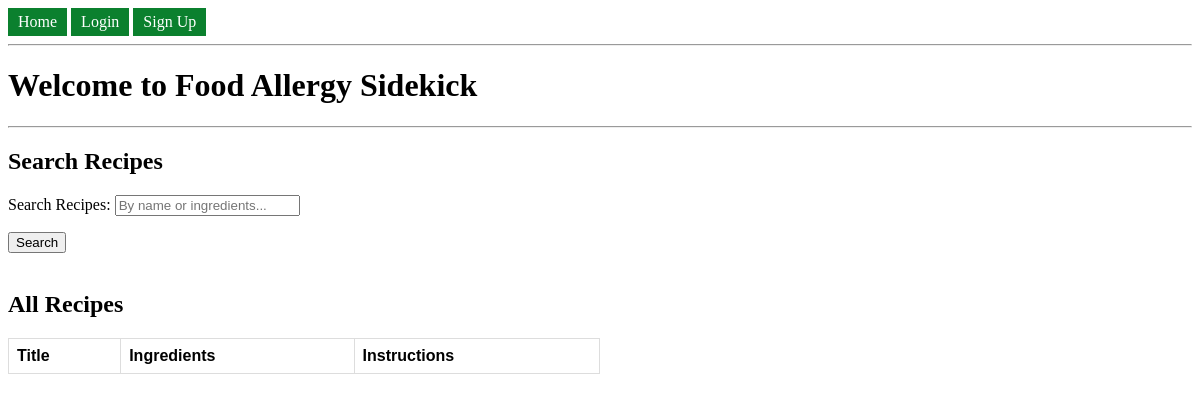
Before: / with the older database file.
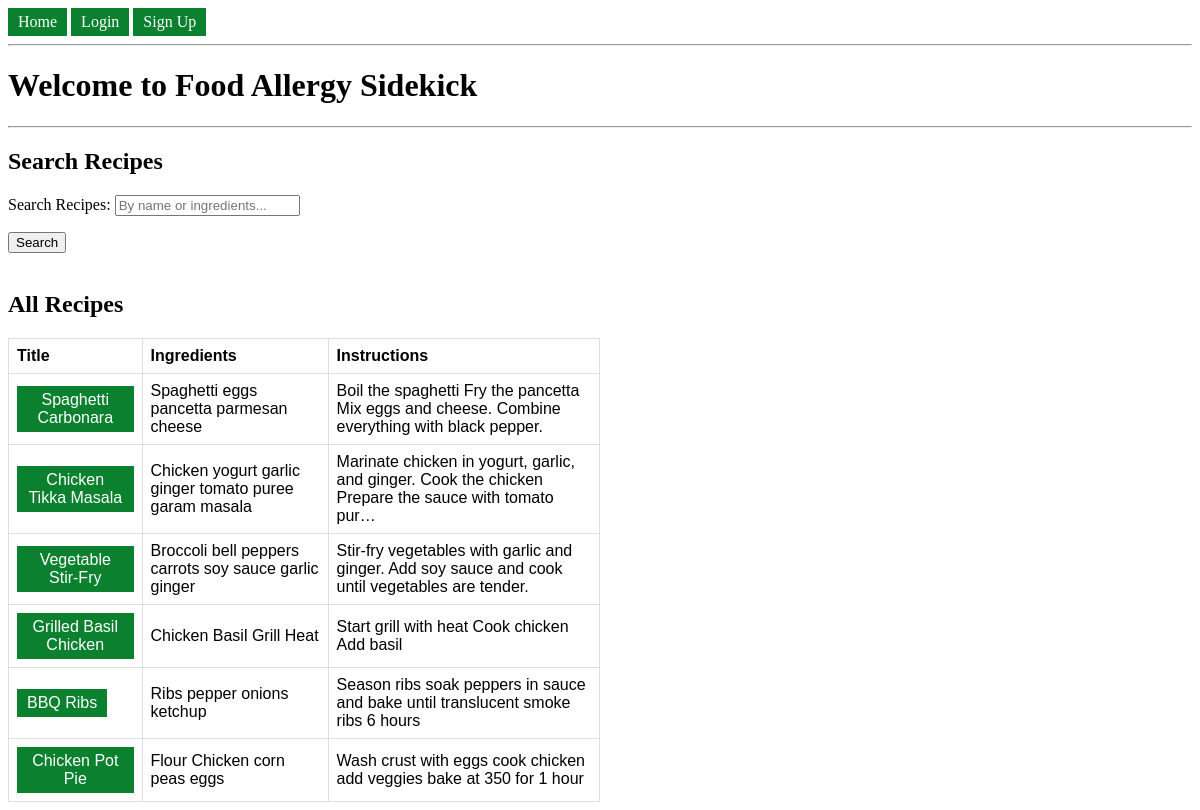
After: the same page with the newer database file.
### recipes/models.py (models this page shows, shortened)
class Recipe(models.Model):
    title = models.CharField(max_length=255)
    ingredients = models.TextField()
    instructions = models.TextField()
    image = models.ImageField(upload_to='recipe_images/', blank=True, null=True, default='recipe_images/food_icon.jpg')
    user = models.ForeignKey(User, on_delete=models.CASCADE, default=1)

### profiles/views.py (the view)
# urls.py: 2. Add a URL to urlpatterns:  path('', views.home, name='home')
def home(request):
    form = RecipeSearchForm()
    recipes = Recipe.objects.all()
    if request.GET.get('query'):
            form = RecipeSearchForm(request.GET)
            if form.is_valid():
                query = form.cleaned_data['query']
                recipes = Recipe.objects.filter(title__icontains=query) | Recipe.objects.filter(ingredients__icontains=query)
    return render(request, 'home.html', {
        'form': form,
        'recipes': recipes,
    })

### recipes/forms.py
class RecipeSearchForm(forms.Form):
    query = forms.CharField(
        max_length=255,
        label='Search Recipes',
        widget=forms.TextInput(attrs={'placeholder': 'By name or ingredients...'})
    )

### profiles/templates/home.html (shortened to what this page needs)
{% extends 'base.html' %}
{% block content %}
<div>
    <hr>
    <h1>Welcome to Food Allergy Sidekick</h1>
    <hr>
    <h2>Search Recipes</h2>
    <form method="GET" action=".">
        {{ form.as_p }}
        <button type="submit">Search</button>
    </form>
    <br>
    <h2>All Recipes</h2>
    <table>
        <thead>
            <tr>
                <th>Title</th>
                <th>Ingredients</th>
                <th>Instructions</th>
            </tr>
        </thead>
        <tbody>
            {% for recipe in recipes %}
            <tr>
                <td><a href="{% url 'recipe_detail' recipe.pk %}">{{ recipe.title }}</a></td>
                <td>{{ recipe.ingredients|truncatechars:100 }}</td>
                <td>{{ recipe.instructions|truncatechars:100 }}</td>
            </tr>
            {% endfor %}
        </tbody>
    </table>
</div>
{% endblock %}

### profiles/templates/base.html (shortened to what this page needs)
<!DOCTYPE html>
<html>
<div>
    <body>
        <nav>
            <a href="{% url 'home' %}">Home</a>
            {% if user.is_authenticated %}
            <a href="{% url 'view_profile' %}">Profile</a>
            <a href="{% url 'logout' %}">Logout</a>
            <span>Welcome, {{ user.username }}!</span>
            {% else %}
            <a href="{% url 'login' %}">Login</a>
            <a href="{% url 'signup' %}">Sign Up</a>
            {% endif %}
        </nav>
        {% block content %}{% endblock %}
    </body>
</div>
</html>

### profiles/templates/base.html (style rules this page uses)
a:link, a:visited { background-color: #0b802e; color: white; padding: 5px 10px; text-align: center; text-decoration: none; display: inline-block; }

### profiles/templates/home.html (style rules this page uses)
table { font-family: arial, sans-serif; border-collapse: collapse; width: 50%; }
td, th { border: 1px solid #dddddd; text-align: left; padding: 8px; }

Changed rows visible on the page:
added Recipe: title "Spaghetti Carbonara", ingredients "Spaghetti eggs pancetta parmesan cheese", instructions "Boil the spaghetti Fry the pancetta Mix eggs and cheese. Combine everything with black pepper."
added Recipe: title "Chicken Tikka Masala", ingredients "Chicken yogurt garlic ginger tomato puree garam masala", instructions "Marinate chicken in yogurt, garlic, and ginger. Cook the chicken Prepare the sauce with tomato pur…"
added Recipe: title "Vegetable Stir-Fry", ingredients "Broccoli bell peppers carrots soy sauce garlic ginger", instructions "Stir-fry vegetables with garlic and ginger. Add soy sauce and cook until vegetables are tender."
added Recipe: title "Grilled Basil Chicken", ingredients "Chicken Basil Grill Heat", instructions "Start grill with heat Cook chicken Add basil"
added Recipe: title "BBQ Ribs", ingredients "Ribs pepper onions ketchup", instructions "Season ribs soak peppers in sauce and bake until translucent smoke ribs 6 hours"
added Recipe: title "Chicken Pot Pie", ingredients "Flour Chicken corn peas eggs", instructions "Wash crust with eggs cook chicken add veggies bake at 350 for 1 hour"
